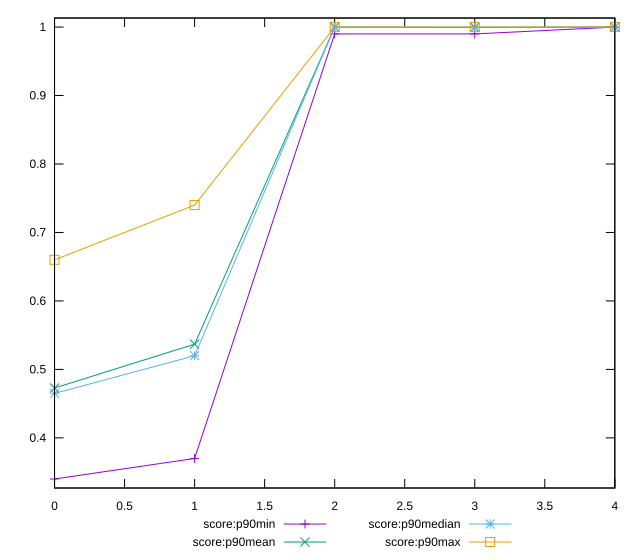

gnuplot code for this plot:
reset

$scoreP90Min <<EOF
0 0.34
1 0.37
2 0.99
3 0.99
4 1
EOF

$scoreP90Mean <<EOF
0 0.4728723404255321
1 0.5369148936170214
2 0.9997872340425532
3 0.9993617021276595
4 1
EOF

$scoreP90Median <<EOF
0 0.46499999999999997
1 0.52
2 1
3 1
4 1
EOF

$scoreP90Max <<EOF
0 0.66
1 0.74
2 1
3 1
4 1
EOF

set key outside below
set xrange [0:4]
set yrange [0.32680000000000003:1.0132]
set trange [0.32680000000000003:1.0132]
set terminal svg size 640, 560 enhanced background rgb 'white'
set output "report_00026_2021-02-22T21:38:55.199Z/speed-index/progression/score.svg"

plot $scoreP90Min title "score:p90min" with linespoints, \
     $scoreP90Mean title "score:p90mean" with linespoints, \
     $scoreP90Median title "score:p90median" with linespoints, \
     $scoreP90Max title "score:p90max" with linespoints

reset
